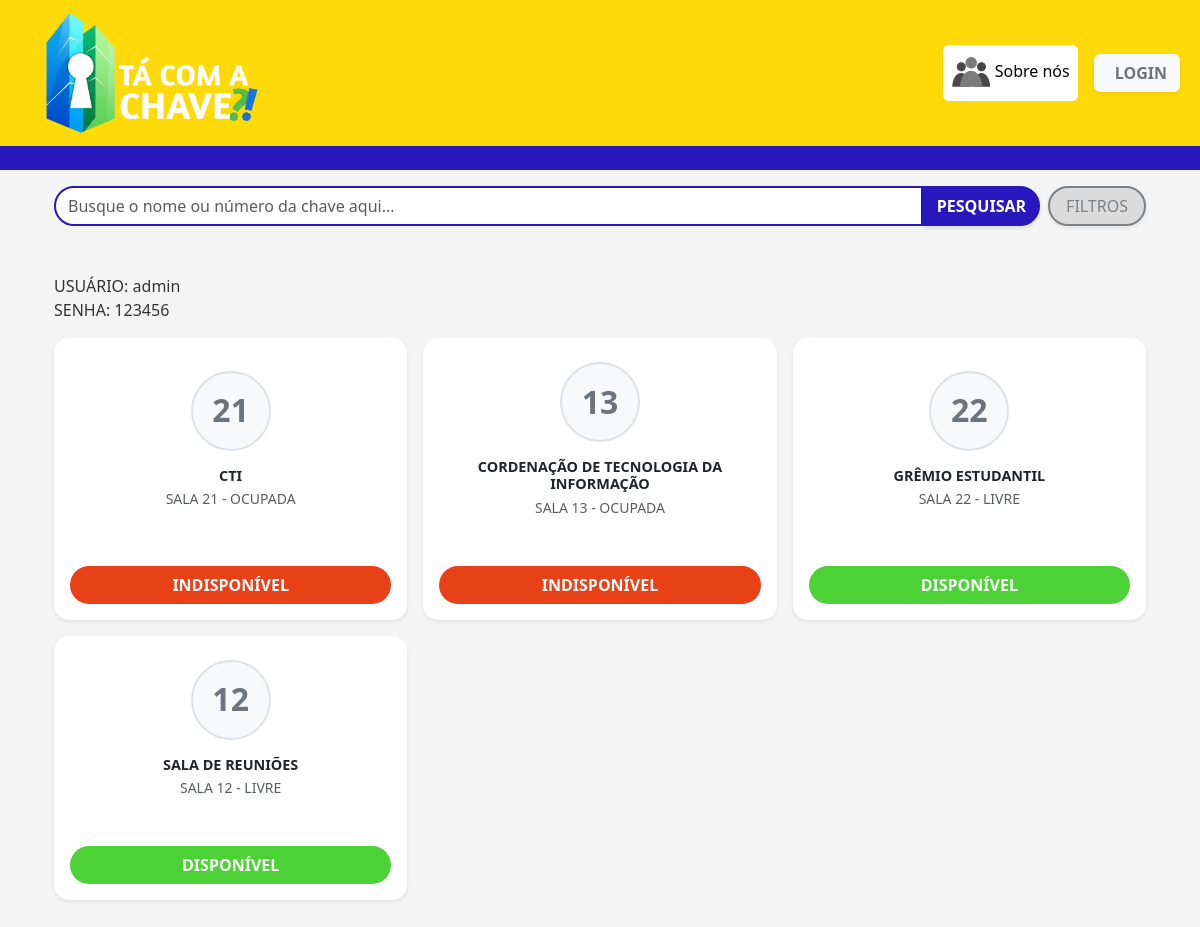
The page / on the database its author committed.
### core/models.py (models this page shows, shortened)
class Chave(models.Model):
    STATUS_CHOICES = [
        ('disponivel', 'Disponível'),
        ('indisponivel', 'Indisponível'),
    ]
    nome_sala = models.CharField(max_length=100, help_text="Nome da sala ou do local (Ex: Laboratório de Redes)")
    numero_porta = models.CharField(max_length=45, blank=True, help_text="Número da porta (Ex: 101 ou B203)")
    status = models.CharField(max_length=12, choices=STATUS_CHOICES, default='disponivel', help_text="Status atual da chave")

### core/views.py (the view)
# urls.py: path('', views.index, name="index"),
def index (request):
    q = request.GET.get('q', '').strip()
    if q:
        chaves = Chave.objects.filter(
            Q(nome_sala__icontains=q) |
            Q(numero_porta__icontains=q)
        ).order_by('nome_sala')
    else:
        chaves = Chave.objects.all().order_by('nome_sala')
    return render(request, 'index.html', {
        'chaves': chaves,
        'q': q,
    })

### core/templates/index.html (shortened to what this page needs)
{% extends 'base/base.html' %}
{% block content %}
<section class="barra-pesquisa">
    <div class="container-fluid">
        <form class="d-flex" role="search" method="get" action="{% url 'index' %}">
            <input name="q" class="form-control campo-pesquisa" type="search" placeholder="Busque o nome ou número da chave aqui..." aria-label="Search" value="{{ q|default_if_none:'' }}" />
            <button class="btn btn-pesquisa me-2" type="submit">PESQUISAR</button>
            <button class="btn btn-light rounded-pill shadow-sm btn-filtros" type="button">FILTROS</button>
        </form>
    </div>
</section>
<main>
    <div class="container py-5">
        <p>USUÁRIO: admin <br>
        SENHA: 123456</p>
        <div class="row row-cols-1 row-cols-sm-2 row-cols-md-3 g-3">
            {% for chave in chaves %}
            <div class="col">
                <div class="card h-100 shadow-sm text-center border-0" style="border-radius: 15px; overflow: hidden;">
                    <div class="card-body d-flex flex-column align-items-center justify-content-center pt-4">
                        <div class="rounded-circle bg-light d-flex align-items-center justify-content-center mb-3"
                            style="width: 80px; height: 80px; border: 2px solid #dee2e6;">
                            <h2 class="m-0 text-secondary fw-bold">{{ chave.numero_porta }}</h2>
                        </div>
                        <h5 class="card-title fw-bold text-uppercase mb-1" style="font-size: 0.9rem;">
                            {{ chave.nome_sala }}
                        </h5>
                        <p class="text-muted small mb-3">
                            SALA {{ chave.numero_porta }} -
                            {% if chave.status == 'disponivel' %} LIVRE {% else %} OCUPADA {% endif %}
                        </p>
                    </div>
                    <div class="card-footer bg-transparent border-0 p-3">
                        {% if chave.status == 'disponivel' %}
                            <button class="btn w-100 fw-bold text-white" style="background-color: #4cd137; border-radius: 20px;">
                                DISPONÍVEL
                            </button>
                        {% else %}
                            <button class="btn w-100 fw-bold text-white" style="background-color: #e84118; border-radius: 20px;">
                                INDISPONÍVEL
                            </button>
                        {% endif %}
                    </div>
                </div>
            </div>
            {% empty %}
                <div class="col-12 text-center">
                    <p>Nenhuma chave encontrada.</p>
                </div>
            {% endfor %}
        </div>
    </div>
</main>
{% endblock %}

### core/templates/base/base.html (shortened to what this page needs)
{% load static %}
<!DOCTYPE html>
<html>
<head>
    <link href="https://cdn.jsdelivr.net/npm/bootstrap@5.3.7/dist/css/bootstrap.min.css" rel="stylesheet">
    <link rel="stylesheet" href="{% static 'style.css' %}">
</head>
<body>
    {% include './cabecalho.html' %}
<main class="container">
    {% block content %}
    {% endblock %}
</main>
</body>
</html>

### core/templates/base/cabecalho.html (shortened to what this page needs)
{% load static %}
<!DOCTYPE html>
<html lang="en">
<head>
    <link rel="stylesheet" href="{% static 'style.css'%}">
</head>
<body>
    <nav class="navbar navbar-expand-lg header">
        <div class="container-fluid">
            <a class="navbar-brand" href="{% url 'index' %}"><img src="../../static/img/main-logo.png" class="img-fluid main-logo" alt=""></a>
            <div class="collapse navbar-collapse justify-content-end me-2" id="navbarNavDropdown">
                <ul class="navbar-nav">
                    <li class="nav-item bg-white rounded me-3">
                        <a class="nav-link text-black" aria-current="page" href="{% url 'sobrenos' %}"><img src="../../static/img/icons/sobrenos-icon.svg" class="img-fluid me-1" alt="">Sobre nós</a>
                    </li>
                    <div class="d-flex align-items-center">
                        {% if request.session.usuario_id %}
                            <span class="me-3 fw-bold text-secondary">Olá!, {{ request.session.usuario_nome }}</span>
                            <form action="{% url 'logout' %}" method="post">
                                {% csrf_token %}
                                <button type="submit" class="btn btn-outline-danger fw-bold">
                                    SAIR
                                </button>
                            </form>
                        {% else %}
                            <a href="{% url 'login' %}" class="btn btn-light fw-bold text-secondary shadow-sm">
                                 LOGIN
                            </a>
                        {% endif %}
                    </div>
                </ul>
            </div>
        </div>
    </nav>
    <div class="under-header"></div>
</body>
</html>

### core/static/style.css (style rules this page uses)
* { margin: 0; padding: 0; box-sizing: border-box; }
body { font-family: 'Segoe UI', Tahoma, Geneva, Verdana, sans-serif; background-color: #f4f4f4; color: #333; }
.header { margin-bottom: 1 em; background-color: #FFDA0A; }
.under-header { background-color: #2818BD; height: 1.5em; margin-bottom: 1em; }
.main-logo { height: 6em; margin-left: 1em; }
.campo-pesquisa { border-radius: 2em 0em 0em 2em; border: #2818BD 2px solid; }
.btn-pesquisa { border-radius: 0em 2em 2em 0em; border: #2818BD 2px solid; background-color: #2818BD; color: white; font-weight: bold; box-shadow: 0 2px 4px rgba(0,0,0,0.1); }
.btn-filtros { background-color: #dbdbdb; color: #7c8185; border: #7c8185 2px solid; border-radius: 50px; padding: 6px 16px; box-shadow: 0 2px 4px rgba(0,0,0,0.1); }

### rows shown on the page
Chave: numero_porta "21", nome_sala "CTI", status "OCUPADA"
Chave: numero_porta "13", nome_sala "CORDENAÇÃO DE TECNOLOGIA DA INFORMAÇÃO", status "OCUPADA"
Chave: numero_porta "22", nome_sala "GRÊMIO ESTUDANTIL", status "LIVRE"
Chave: numero_porta "12", nome_sala "SALA DE REUNIÕES", status "LIVRE"
